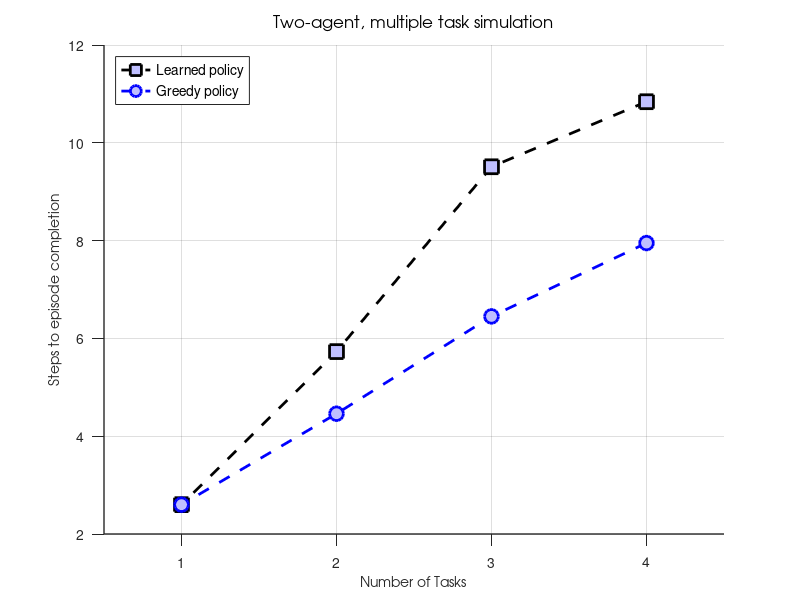

Recreate this plot in MATLAB.
% Plot for CDC paper
close all

% Plot made for cdc paper
% not sure what R was


learned_steps = [10.84,9.51,5.73,2.6]';
greedy_steps = [7.95,6.45,4.46,2.6]';
agents = [4,3,2,1];

nS = [164025,11664,5625,100]';

hold on;

learned = plot(agents,learned_steps,'k--','LineWidth',2);
greedy = plot(agents,greedy_steps,'b--','LineWidth',2);
hTitle = title('Two-agent, multiple task simulation');
hXLabel = xlabel('Number of Tasks');
hYLabel = ylabel('Steps to episode completion');
hLegend = legend('Learned policy','Greedy policy','location', 'NorthWest' );
xlim([.5,4.5])
ylim([2,12])

set(learned,'Marker','s','MarkerFaceColor',[.75 .75 1],'MarkerSize',10)
set(greedy,'LineStyle','--','LineWidth',2,'Marker','o','MarkerFaceColor',[.75 .75 1],'MarkerSize',10)


set( gca                       , ...
    'FontName'   , 'Helvetica' );
set([hTitle, hXLabel, hYLabel], ...
    'FontName'   , 'AvantGarde');
set([hLegend, gca]             , ...
    'FontSize'   , 10           );
set([hXLabel, hYLabel]  , ...
    'FontSize'   , 10          ,...
    'FontWeight' , 'normal'      );
set( hTitle                    , ...
    'FontSize'   , 12          , ...
    'FontWeight' , 'normal'      );


set(gca, ...
  'Box'         , 'off'     , ...
  'TickDir'     , 'out'     , ...
  'TickLength'  , [.02 .02] , ...
  'XMinorTick'  , 'off'      , ...
  'YMinorTick'  , 'off'      , ...
  'YGrid'       , 'on'      , ...
  'XGrid'       , 'on'      ,...
  'XTick'       ,1:4        ,...
  'LineWidth'   , 1         );